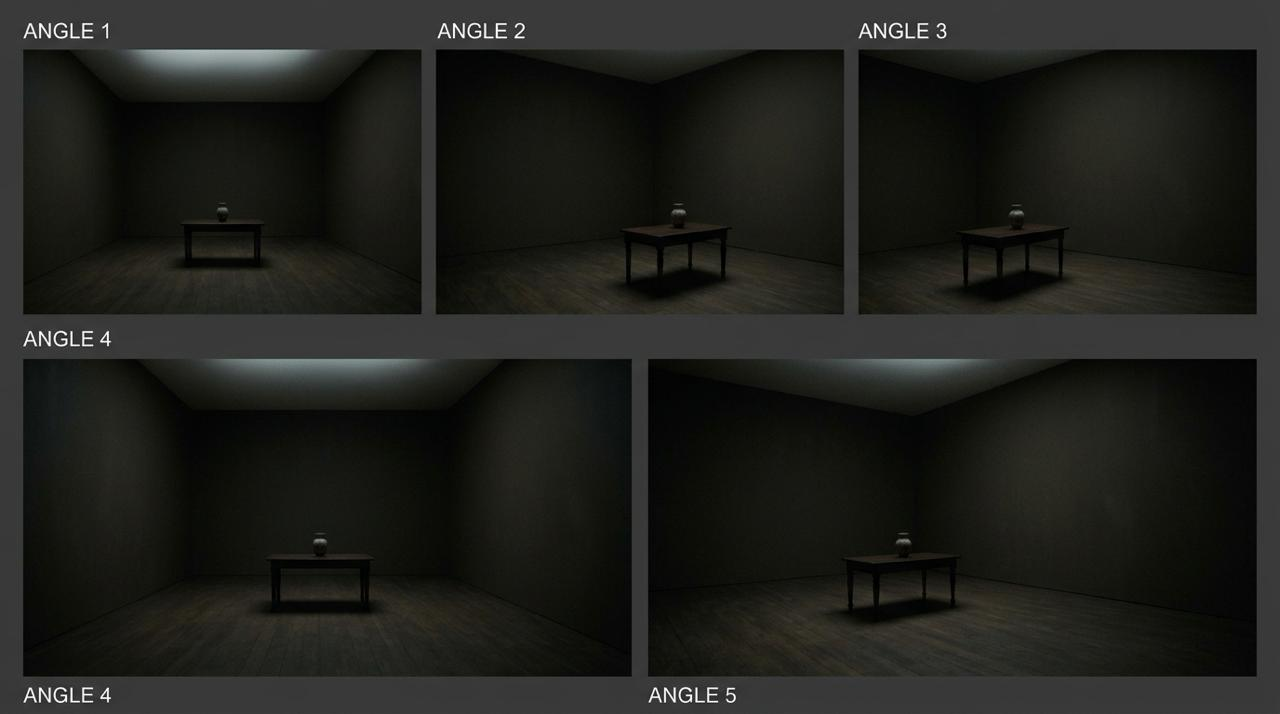
#> input picture test-1.jpeg, 1280 x 714 px
$ python generate_room.py
#> lines starting #> are read from the running program, lines starting #| are printed output that depends on the picture; after the words box and inside, x2 and y2 are one past the last pixel; in counts of white or black regions, pixels touching at a corner belong together
#> in make_seed, sheet is the input picture: shape (714, 1280, 3); mean R, G, B 32, 32.6, 28.7
#!/usr/bin/env python3
"""
Generate highly-consistent clips of ONE closed room view with FastH3 and save
them to demo-live/out/ as MP4s + a contact sheet.

Seed: one tile auto-detected from the angle sheet (test-1.jpeg). By default the
largest tile (best resolution). The room is closed: no window, no door.

Consistency levers (all on):
  - starting_frame AND ending_frame pinned to the same seed image
  - fixed generation seed on the session and on every clip
  - shortest clips the model allows (~5.2 s min; we use 6 s), "nothing happens" / near-zero ambient prompts
  - prompt forbids people, openings, camera motion, new detail

Run:
  demo-live/.venv/bin/python demo-live/generate_room.py            # generate
  demo-live/.venv/bin/python demo-live/generate_room.py --inspect  # just show tiles + save seed
  demo-live/.venv/bin/python demo-live/generate_room.py --tile 1   # pick a specific tile (1-based)
"""
import argparse
import asyncio
import re
import subprocess
import sys
import time
from pathlib import Path

import cv2
import numpy as np
from PIL import Image

HERE = Path(__file__).resolve().parent
ROOT = HERE.parent
OUT = HERE / "out"

MODEL = "reactor/fast-h3"
FIXED_SEED = 42
CLIP_SECONDS = 6.0  # FastH3 minimum is ~5.17 s (enqueue rejects shorter: "seconds < ge(5.167)")
FPS = 24
SHEET = ROOT / "test-1.jpeg"

SCENE = ("a closed, windowless, doorless room at night with bare dark grey walls, a dark wooden floor, "
         "a single plain wooden table in the center with one small ceramic vase on it, "
         "lit only by a soft cool light from the ceiling")
CONSTRAINTS = (
    "No people, no animals, no characters appear at any point. "
    "The room is completely closed: there are no windows, no doors and no openings, and nothing enters or leaves. "
    "The camera is completely locked: it does not move, pan, tilt, zoom or cut, and shows this same single view of the room for the entire clip. "
    "The walls, floor, table and vase stay exactly as in the reference image; no new objects appear. "
    "The image is slightly soft and low-detail, matching the reference exactly; do not add new details or textures and do not sharpen. "
    "Only very subtle ambient motion. Steady, consistent, identical framing throughout."
)
INSTRUCTIONS = [
    "",                                                # still hold
    "the ceiling light flickers very slightly",
    "",                                                # still hold
    "fine dust drifts slowly in the light",
]


def load_key() -> str:
    env = ROOT / ".env.local"
    if env.exists():
        for line in env.read_text().splitlines():
            m = re.match(r"^\s*REACTOR_API_KEY\s*=\s*(.*?)\s*$", line)
            if m:
                return m.group(1).strip("\"'")
    sys.exit("REACTOR_API_KEY not found in .env.local")


def detect_tiles(sheet: np.ndarray):
    """Find image tiles on a flat-background contact sheet. Returns [(x, y, w, h)] in reading order."""
    H, W = sheet.shape[:2]
#> H = 714; W = 1280
    bg = sheet[5, 5].astype(int)
#> bg = [58, 58, 58]
    mask = (np.abs(sheet.astype(int) - bg).max(axis=2) > 18).astype(np.uint8)
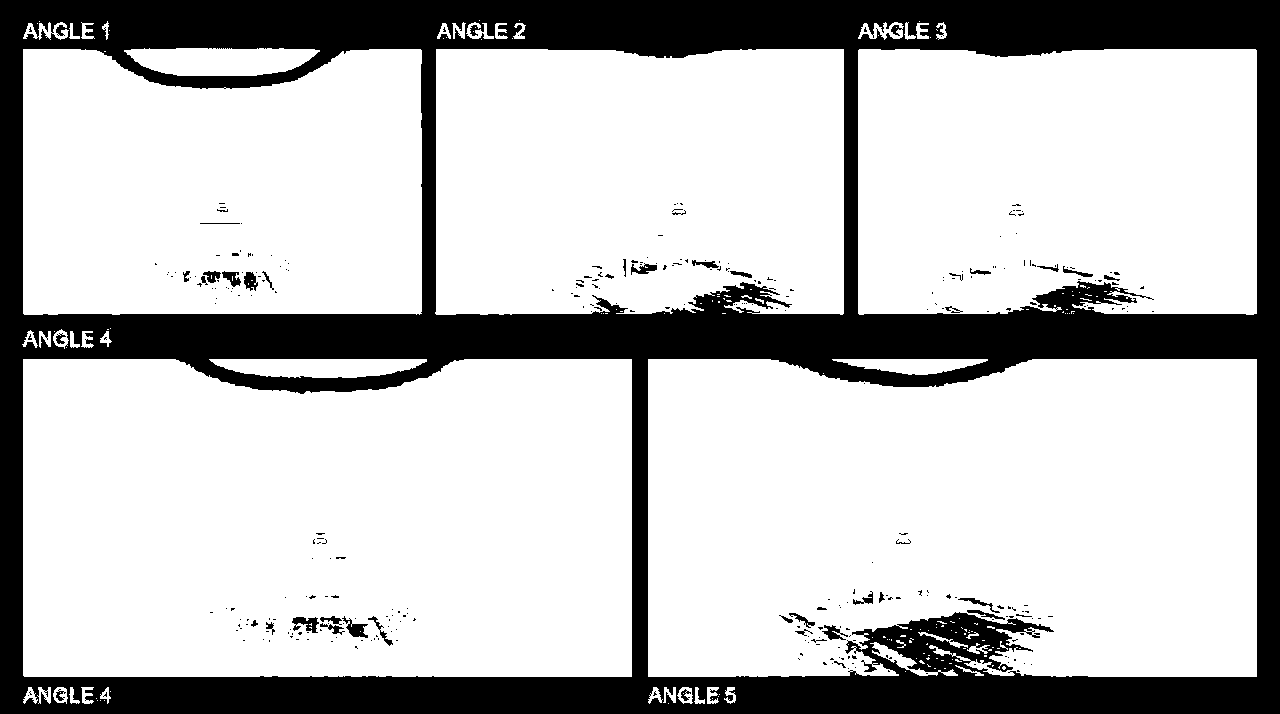
#> mask: shape (714, 1280); values 0 (black) and 1 (white), 75% white; 322 black regions (278 under 20 px), largest, box (x1, y1, x2, y2) and area: (0, 0, 1280, 714) 224160, (292, 617, 319, 633) 245, (342, 616, 368, 638) 238
    mask = cv2.morphologyEx(mask, cv2.MORPH_CLOSE, np.ones((9, 9), np.uint8))
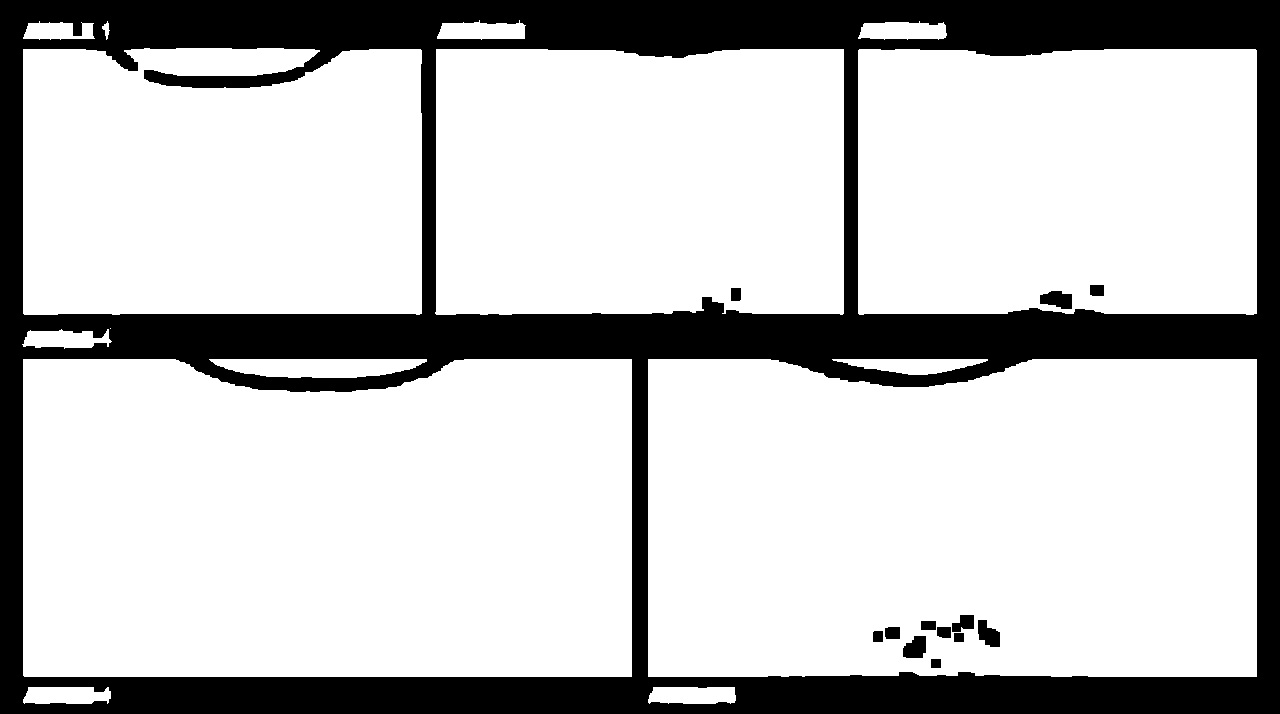
#> mask: shape (714, 1280); values 0 (black) and 1 (white), 76.6% white; 13 black regions, largest, box (x1, y1, x2, y2) and area: (0, 0, 1280, 714) 211074, (1040, 291, 1072, 309) 433, (978, 620, 1000, 647) 407
    n, _, stats, _ = cv2.connectedComponentsWithStats(mask, 8)
#> n = 16; stats = 16 rows, first 6: [0, 0, 1280, 714, 213615], [23, 21, 72, 19, 975], [102, 21, 8, 19, 73], [437, 20, 89, 20, 1359], [858, 21, 89, 19, 1365], [23, 48, 399, 267, 103037]
    tiles = [tuple(int(v) for v in stats[i][:4]) for i in range(1, n)
             if stats[i][2] * stats[i][3] > 0.04 * W * H and stats[i][2] > 200 and stats[i][3] > 120]
#> tiles = [(23, 48, 399, 267), (435, 49, 409, 266), (858, 49, 399, 266), (23, 359, 609, 318), (648, 359, 609, 318)]
    tiles.sort(key=lambda t: (t[1] // 100, t[0]))
    return tiles


def make_seed(tile_index: int | None) -> Path:
    """Crop one tile from the sheet (default: largest) and upscale to the model canvas size."""
    OUT.mkdir(exist_ok=True)
    sheet = np.array(Image.open(SHEET).convert("RGB"))
    tiles = detect_tiles(sheet)
    if not tiles:
        sys.exit(f"no tiles detected in {SHEET}")
    for k, (x, y, w, h) in enumerate(tiles, 1):
        print(f"  tile {k}: x={x} y={y} {w}x{h}")
#> this loop made 5 passes
#|   tile 1: x=23 y=48 399x267
#|   tile 2: x=435 y=49 409x266
#|   tile 3: x=858 y=49 399x266
#|   tile 4: x=23 y=359 609x318
#|   tile 5: x=648 y=359 609x318
    if tile_index is None:
        idx = max(range(len(tiles)), key=lambda i: tiles[i][2] * tiles[i][3])
#> idx = 3
    else:
        idx = tile_index - 1
    x, y, w, h = tiles[idx]
#> x = 23; y = 359; w = 609; h = 318
    crop = Image.fromarray(sheet[y:y + h, x:x + w])
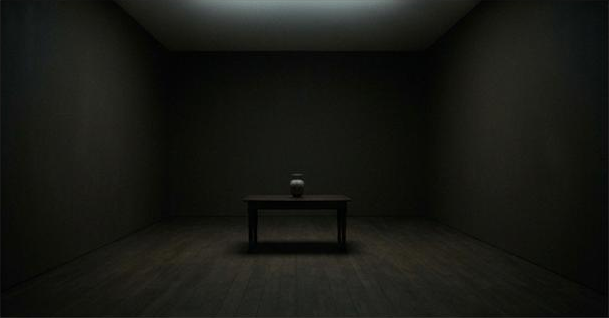
#> crop: PIL image 609x318 RGB; mean R, G, B 23.6, 24.6, 19.9
    # 16:9 canvas; crop is already ~16:9, LANCZOS keeps it soft rather than inventing detail
    seed = crop.resize((1344, 756), Image.LANCZOS)
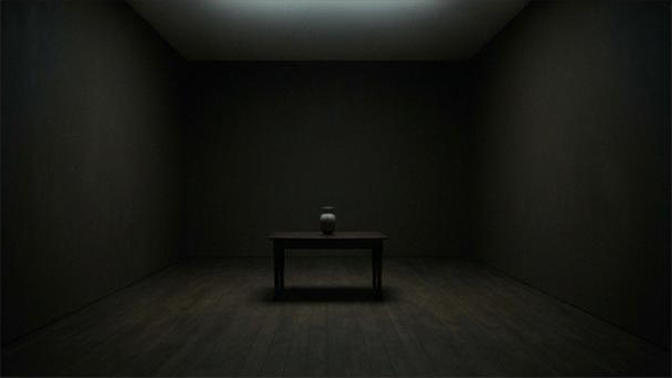
#> seed: PIL image 1344x756 RGB (shown at 1/2 size); mean R, G, B 23.6, 24.6, 19.9
    path = OUT / f"seed-tile{idx + 1}.jpg"
    seed.save(path, quality=95)
    print(f"seed: tile {idx + 1} ({w}x{h}) -> {path.name} (1344x756)")
#| seed: tile 4 (609x318) -> seed-tile4.jpg (1344x756)
    return path


def msg_type(msg):
    return msg.get("type") if isinstance(msg, dict) else None


def clip_id_of(msg):
    d = msg.get("data", msg) if isinstance(msg, dict) else {}
    if not isinstance(d, dict):
        return None
    return (d.get("clip") or {}).get("clip_id") or d.get("clip_id")


def write_mp4(frames, path: Path):
    h, w = frames[0].shape[:2]
    tmp = path.with_suffix(".raw.mp4")
    vw = cv2.VideoWriter(str(tmp), cv2.VideoWriter_fourcc(*"mp4v"), FPS, (w, h))
    for f in frames:
        vw.write(cv2.cvtColor(f, cv2.COLOR_RGB2BGR))
    vw.release()
    r = subprocess.run(["ffmpeg", "-y", "-loglevel", "error", "-i", str(tmp),
                        "-c:v", "libx264", "-pix_fmt", "yuv420p", "-movflags", "+faststart", str(path)])
    if r.returncode == 0:
        tmp.unlink(missing_ok=True)
    else:
        tmp.rename(path)


def mad(a, b):
    """Mean absolute pixel difference (0-255) after resizing b to a."""
    b = cv2.resize(b, (a.shape[1], a.shape[0]))
    return float(np.mean(np.abs(a.astype(np.int16) - b.astype(np.int16))))


async def generate(seed_path: Path):
    from reactor_sdk import Reactor

    key = load_key()
    seed_rgb = np.array(Image.open(seed_path).convert("RGB"))

    r = Reactor(MODEL, api_key=key)
    loop = asyncio.get_running_loop()
    events: asyncio.Queue = asyncio.Queue()
    frames: list = []
    rec = {"on": False}

    @r.on_message
    def _on_msg(*args):
        msg = args[0] if len(args) == 1 else {"type": args[0], "data": args[1] if len(args) > 1 else None}
        loop.call_soon_threadsafe(events.put_nowait, msg)

    @r.track("main_video").on_frame
    def _on_frame(frame):  # RGB (H, W, 3) uint8
        if rec["on"]:
            frames.append(np.ascontiguousarray(frame))

    async def wait_for(types, pred=None, timeout=300):
        deadline = time.time() + timeout
        while True:
            remaining = deadline - time.time()
            if remaining <= 0:
                raise TimeoutError(f"timed out waiting for {types}")
            msg = await asyncio.wait_for(events.get(), remaining)
            t = msg_type(msg)
            if t == "command_error":
                print("   !! command_error:", msg.get("data"))
            elif t not in ("state_update", "queue_update"):
                print("   event:", t)
            if t in types and (pred is None or pred(msg)):
                return msg

    print("connecting…")
    await r.connect()
    print("status:", r.status)

    results = []
    try:
        await r.send_command("set_canvas", {"aspect": "16:9"})
        await r.send_command("set_autoplay", {"enabled": False})
        await r.send_command("set_seed", {"seed": FIXED_SEED})
        ref = await r.upload_file(str(seed_path))
        print("seed uploaded; fixed seed", FIXED_SEED)

        for i, instr in enumerate(INSTRUCTIONS, 1):
            label = instr or "still hold"
            prompt = f"{SCENE}. {instr + '.' if instr else 'Nothing happens; the room is perfectly still.'} {CONSTRAINTS}"
            reply = await r.send_command("enqueue", {
                "prompt": prompt, "seconds": CLIP_SECONDS, "seed": FIXED_SEED,
                "starting_frame": ref, "ending_frame": ref,
            })
            cid = clip_id_of(reply or {})
            print(f"\n[{i}/{len(INSTRUCTIONS)}] enqueued {cid}  ::  {label}")
            if not cid:
                print("   reply:", reply)
                raise RuntimeError("no clip_id in enqueue reply (see command_error above)")

            await wait_for({"clip_generated"}, lambda m: clip_id_of(m) == cid)
            frames.clear(); rec["on"] = True
            await r.send_command("play", {"clip_id": cid})
            await wait_for({"clip_started"}, timeout=90)
            await wait_for({"clip_finished", "clip_stopped"}, timeout=90)
            await asyncio.sleep(0.3)
            rec["on"] = False

            # The stream emits a black frame at clip end; drop blank frames at either edge
            # so the MP4 ends on real content and the drift metric is honest.
            while frames and frames[-1].mean() < 2:
                frames.pop()
            while frames and frames[0].mean() < 2:
                frames.pop(0)
            if not frames:
                print("   !! no frames captured")
                continue
            out = OUT / f"clip-{i}-{re.sub(r'[^a-z0-9]+', '-', label)[:40].strip('-')}.mp4"
            write_mp4(frames, out)
            first, last = frames[0], frames[-1]
            Image.fromarray(first).save(OUT / f"clip-{i}-first.png")
            results.append((label, first, last))
            print(f"   saved {out.name}  ({len(frames)} frames)  "
                  f"first-vs-seed MAD={mad(seed_rgb, first):.1f}  last-vs-seed MAD={mad(seed_rgb, last):.1f}")
    finally:
        await r.disconnect()
        print("\ndisconnected (session closed)")

    if results:
        thumb = (336, 189)
        sheet = Image.new("RGB", (thumb[0] * (1 + len(results)), thumb[1] * 2), (12, 14, 18))
        for row in (0, 1):
            sheet.paste(Image.fromarray(seed_rgb).resize(thumb), (0, thumb[1] * row))
        for j, (_, first, last) in enumerate(results, 1):
            sheet.paste(Image.fromarray(first).resize(thumb), (thumb[0] * j, 0))
            sheet.paste(Image.fromarray(last).resize(thumb), (thumb[0] * j, thumb[1]))
        sheet.save(OUT / "contact-sheet.png")
        firsts = [f for _, f, _ in results]
        cross = [mad(firsts[0], f) for f in firsts[1:]]
        print(f"\ncontact sheet: {OUT / 'contact-sheet.png'}  (col 1 = seed; row 1 = first frames, row 2 = last frames)")
        print("cross-clip MAD (clip 1 vs others):", ", ".join(f"{c:.1f}" for c in cross),
              "  (0 = identical; <5 very consistent; >15 visibly different)")


def main():
    ap = argparse.ArgumentParser()
    ap.add_argument("--tile", type=int, default=None, help="1-based tile index (default: largest)")
    ap.add_argument("--inspect", action="store_true", help="detect tiles and save the seed, no generation")
    a = ap.parse_args()
    seed_path = make_seed(a.tile)
    if a.inspect:
        return
    asyncio.run(generate(seed_path))


if __name__ == "__main__":
#> (the run stopped early here; a loop or call above may not have finished)
